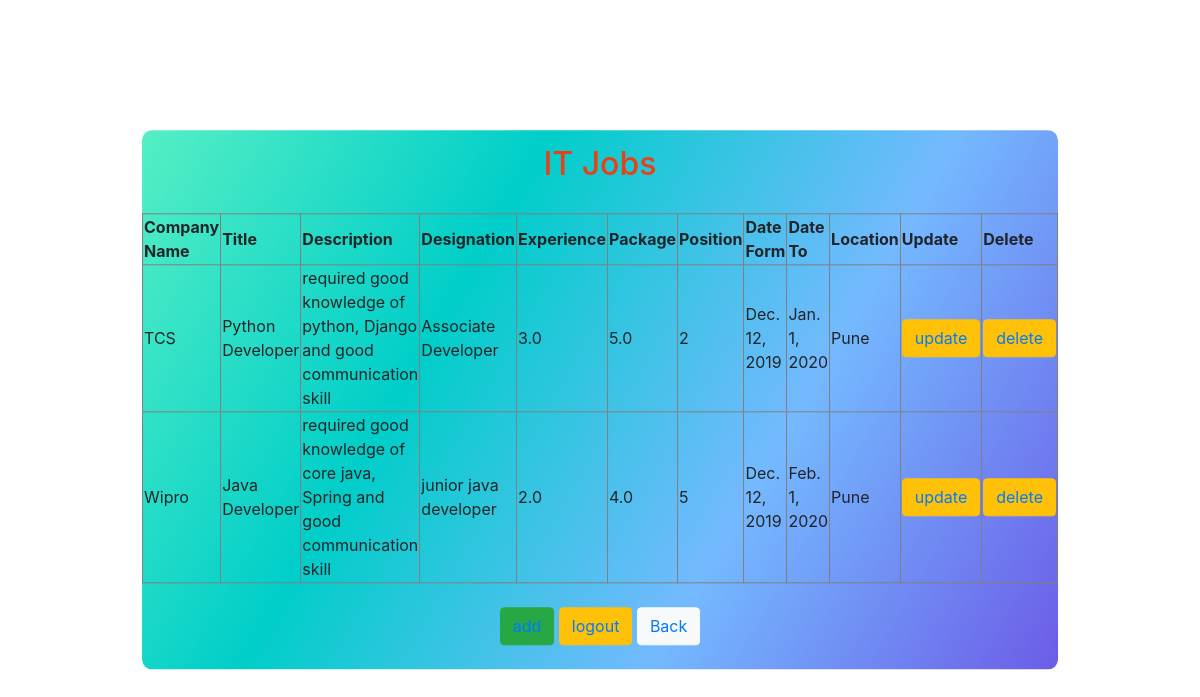
Before: /it_show/ (signed in) with the older database file.
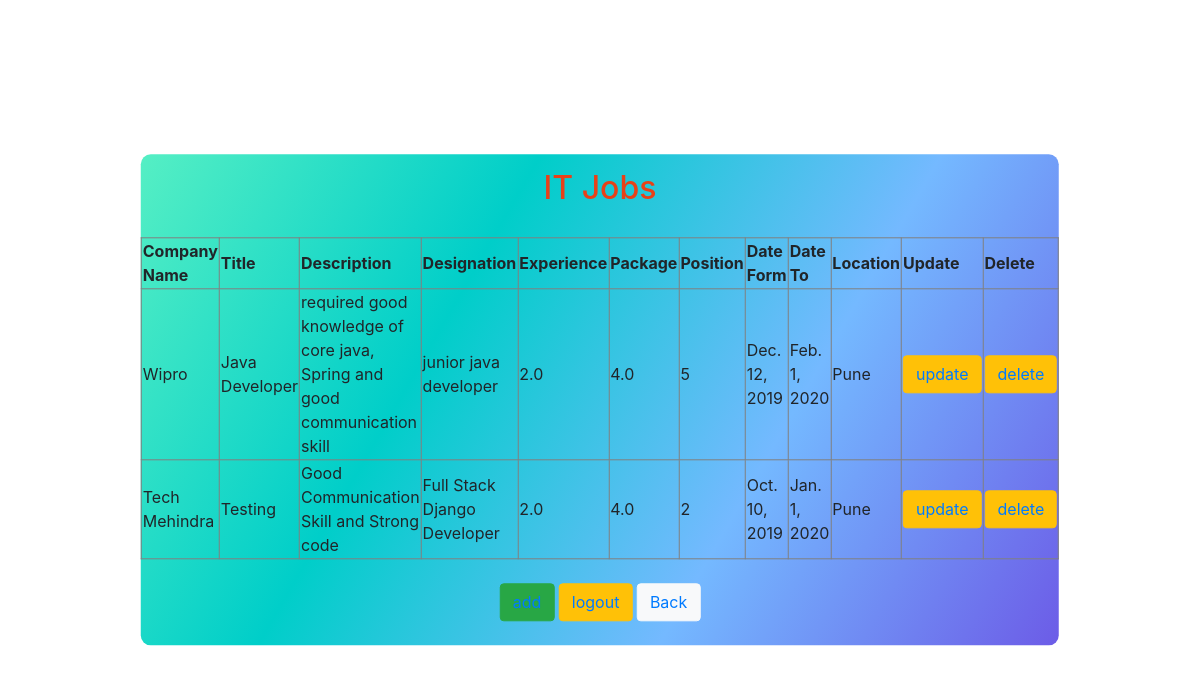
After: the same page with the newer database file.
### FirstApp/models.py (models this page shows, shortened)
class ITJobs(models.Model):
    job_company = models.CharField(max_length=30)
    job_title = models.CharField(max_length=30)
    job_description = models.TextField()
    job_designation = models.CharField(max_length=30)
    job_experience = models.FloatField()
    job_package = models.FloatField()
    job_position = models.IntegerField()
    job_date_from = models.DateField()
    job_date_to = models.DateField()
    job_location = models.ForeignKey(Address, on_delete=models.CASCADE)

class Address(models.Model):
    city = models.CharField(max_length=30)
    def __str__(self):
        return self.city

### FirstApp/views.py (the view)
# urls.py: path('it_show/', views.it_show),
@login_required(login_url='/login/')
def it_show(request):
    obj = ITJobs.objects.all()
    return render(request, 'it_show.html', {'obj': obj})

### FirstApp/templates/it_show.html (shortened to what this page needs)
{% load static %}
<!DOCTYPE html>
<html lang="en">
  <head>
    <link rel="stylesheet" href="{% static "css/show.css"%}">
    <link
      rel="stylesheet"
      href="https://stackpath.bootstrapcdn.com/bootstrap/4.4.1/css/bootstrap.min.css"
    />
  </head>
  <body>
    <div class="tbl">
      <h2 align="center">IT Jobs</h2>
      <table align="center" border="1">
        <thead>
          <th>Company Name</th>
          <th>Title</th>
          <th>Description</th>
          <th>Designation</th>
          <th>Experience</th>
          <th>Package</th>
          <th>Position</th>
          <th>Date Form</th>
          <th>Date To</th>
          <th>Location</th>
          <th>Update</th>
          <th>Delete</th>
        </thead>
        {% for x in obj%}
        <tr>
          <td>{{x.job_company}}</td>
          <td>{{x.job_title}}</td>
          <td>{{x.job_description}}</td>
          <td>{{x.job_designation}}</td>
          <td>{{x.job_experience}}</td>
          <td>{{x.job_package}}</td>
          <td>{{x.job_position}}</td>
          <td>{{x.job_date_from}}</td>
          <td>{{x.job_date_to}}</td>
          <td>{{x.job_location}}</td>
          <td>
            <button class="btn btn-warning" type="submit">
              <a href="/it_update/{{x.id}}/">update</a>
            </button>
          </td>
          <td>
            <button class="btn btn-warning" type="submit">
              <a href="/it_delete/{{x.id}}/">delete</a>
            </button>
          </td>
        </tr>
        {% endfor %}
      </table>
      <br />
      <div align="center" class="">
        <button class="btn btn-success" type="submit"><a href="/it_add/">add</a></button>
        <button class="btn btn-warning" type="submit"><a href="/logout/">logout</a></button>
        <button class="btn btn-light" type="submit"><a href="/dashboard/">Back</a></button></button>
      </div>
      <br />
    </div>
  </body>
</html>

### static/css/show.css (style rules this page uses)
body { background: url('https://images.pexels.com/photos/327540/pexels-photo-327540.jpeg?auto=compress&cs=tinysrgb&dpr=1&w=500'); background-repeat: no-repeat; background-size: cover; }
.tbl { background: linear-gradient(120deg, #55efc4, #00cec9, #74b9ff, #6c5ce7); border-radius: 10px; position: absolute; top: 50%; left: 50%; transform: translate(-50%, -50%); }
.tbl h2 { text-align: center; margin-top: 15px; margin-bottom: 30px; color: #e84118; }

Changed rows visible on the page:
removed ITJobs: job_company "TCS", job_title "Python Developer", job_description "required good knowledge of python, Django and good communication skill", job_designation "Associate Developer", job_experience "3.0", job_package "5.0", job_position "2", job_date_from "Dec. 12, 2019", job_date_to "Jan. 1, 2020", job_location "Pune"
added ITJobs: job_company "Tech Mehindra", job_title "Testing", job_description "Good Communication Skill and Strong code", job_designation "Full Stack Django Developer", job_experience "2.0", job_package "4.0", job_position "2", job_date_from "Oct. 10, 2019", job_date_to "Jan. 1, 2020", job_location "Pune"
